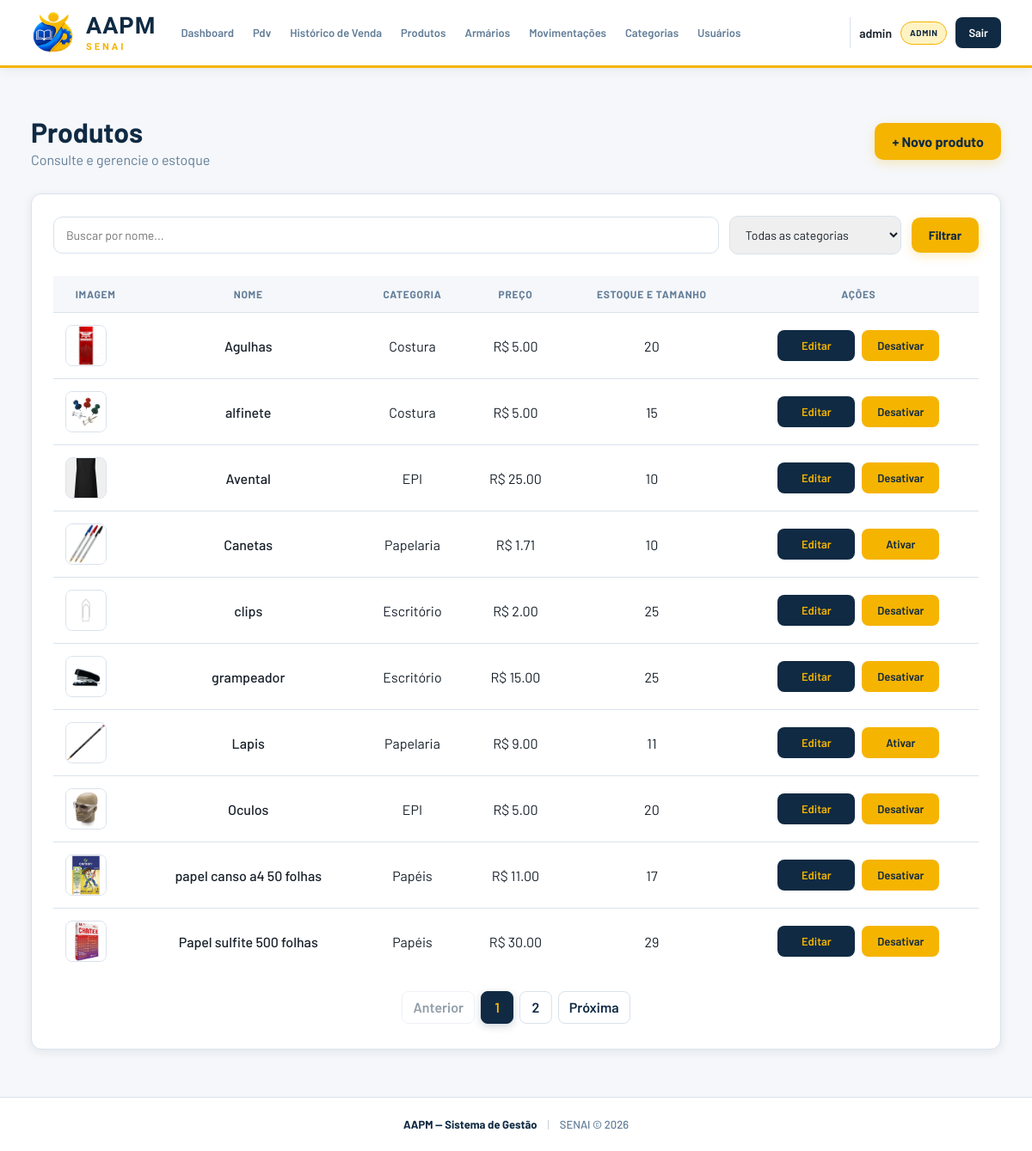
/produtos/ (signed in), run on an earlier commit of the app's database.
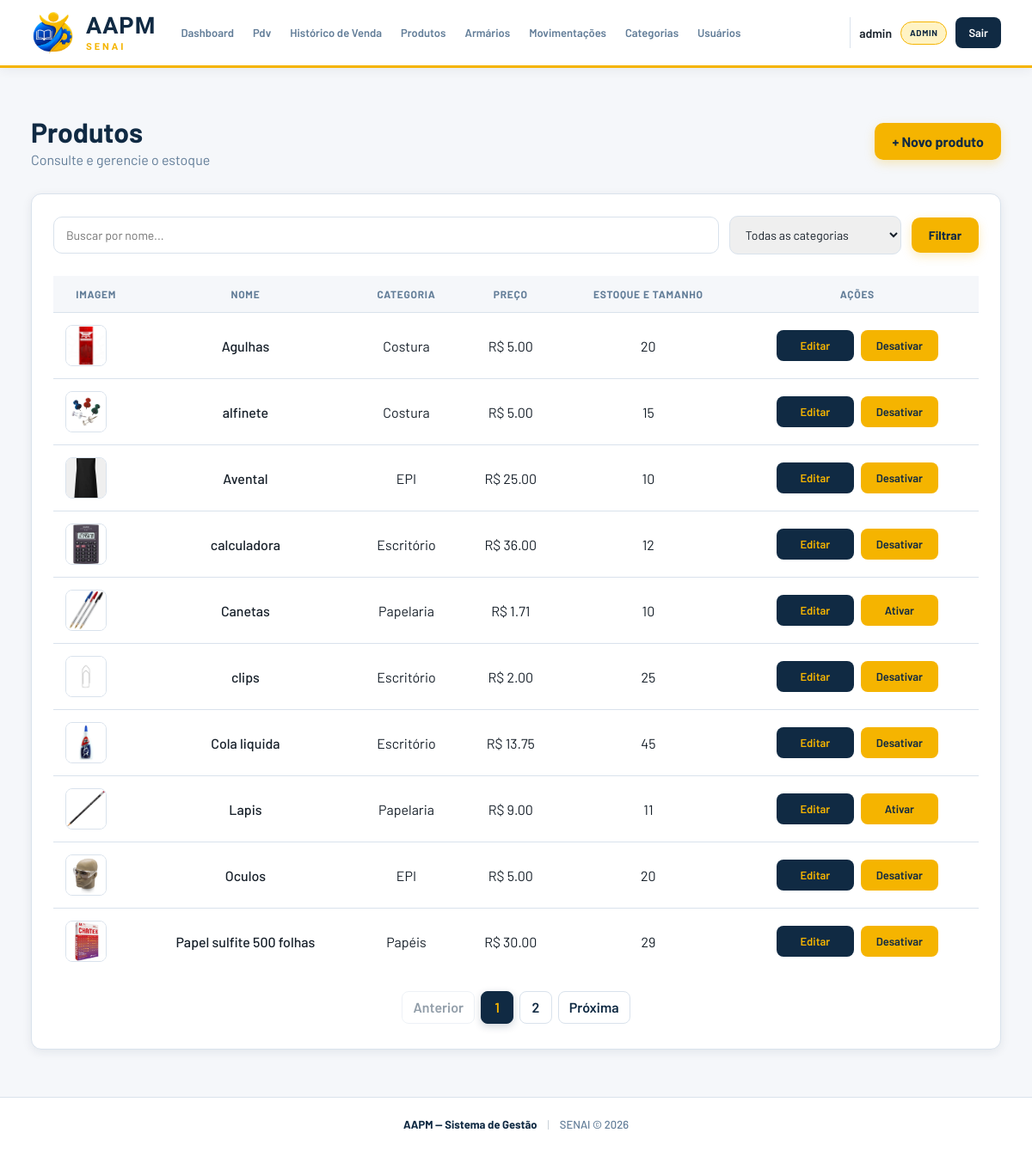
And on a later commit of the database.
### app/models/produto.py (models this page shows, shortened)
class Produto(Base):
    __tablename__ = "produtos"
    id = Column(Integer, primary_key=True, autoincrement=True, index=True)
    nome = Column(String(150), nullable=False, index=True)
    preco = Column(Float, nullable=False, default=0.0)
    estoque_atual = Column(Integer, nullable=False, default=0)
    ativo = Column(Boolean, default=True)
    imagem_path = Column(String(255), nullable=True)
    categoria_id = Column(Integer, ForeignKey("categorias.id", ondelete="SET NULL"), nullable=True)
    categoria = relationship("Categoria", back_populates="produtos")
    tamanhos  = relationship("ProdutoTamanho", back_populates="produto", cascade="all, delete-orphan")

### app/models/categoria.py (models this page shows)
class Categoria(Base):
    __tablename__ = "categorias"
    id = Column(Integer, primary_key=True,autoincrement=True, index=True)
    nome = Column(String(100), nullable=False, unique=True)
    ativo = Column(Boolean, default=True)
    produtos = relationship("Produto", back_populates="categoria", lazy="select")

### app/controllers/produto_controller.py (the view)
@router.get("/")
def listar_produtos(
    request: Request,
    busca: str = "",
    categoria_id: int = 0,
    page: int = 1,
    db: Session = Depends(get_db),
    usuario = Depends(get_usuario_logado)
):
    query = db.query(Produto)
    if usuario['role'] != 'admin':
        query = query.filter(Produto.ativo == True)
    if busca:
        query = query.filter(Produto.nome.ilike(f"%{busca}%"))
    if categoria_id:
        query = query.filter(Produto.categoria_id == categoria_id)
    produtos, pagination = paginate(query.order_by(Produto.nome), page)
    categorias = db.query(Categoria).filter(Categoria.ativo == True).all()
    return templates.TemplateResponse(
        request,
        "produtos/index.html",
        {
            "request":      request,
            "usuario":      usuario,
            "produtos":     produtos,
            "categorias":   categorias,
            "pagination":   pagination,
            "busca":        busca,
            "categoria_id": categoria_id,
        }
    )

### app/templates/produtos/index.html (shortened to what this page needs)
{% extends "base.html" %}
{% block extra_css %}
<link rel="stylesheet" href="/static/css/pro-index.css">
<link rel="stylesheet" href="/static/css/list-filter.css?v=1">
{% endblock %}
{% block conteudo %}
<div class="page-header">
  <div>
    <h1 class="page-title">Produtos</h1>
    <p class="page-subtitle">Consulte e gerencie o estoque</p>
  </div>
  {% if usuario['role'] == 'admin' %}
  <a href="/produtos/novo" class="btn-primary">+ Novo produto</a>
  {% endif %}
</div>
<div class="card">
  <form method="get" action="/produtos" class="list-filter">
    <input type="text" name="busca" class="form-input list-filter__search" placeholder="Buscar por nome..." value="{{ busca }}">
    <select name="categoria_id" class="form-input form-select list-filter__select">
      <option value="0">Todas as categorias</option>
    </select>
    <button type="submit" class="btn-primary">
      Filtrar
    </button>
  </form>
  <div class="table-wrapper">
    <table class="table">
      <thead>
        <tr>
          <th>Imagem</th>
          <th>Nome</th>
          <th>Categoria</th>
          <th>Preço</th>
          <th>Estoque e Tamanho</th>
          {% if usuario['role'] == 'admin' %}
          <th>Ações</th>
          {% endif %}
        </tr>
      </thead>
      <tbody>
        {% for p in produtos | sort(attribute='nome', case_sensitive=false) %}
        <tr>
          <td>
            <img src="{{ url_for('static', path=p.imagem_path if p.imagem_path else 'img/sem-foto.png') }}"
              alt="{{ p.nome }}" width="48" height="48">
          </td>
          <td class="produto-nome">
            {{ p.nome }}
          </td>
          <td>
            {{ p.categoria.nome if p.categoria else "—" }}
          </td>
          <td>
            R$ {{ "%.2f"|format(p.preco) }}
          </td>
          <td class="estoque-produto">
            {% if p.tamanhos %}
            <button type="button" class="btn-table" onclick="abrirTamanhos({{ p.id }})">
              Ver tamanhos
            </button>
            <div id="tamanhos-{{ p.id }}" class="produto-tamanhos" style="display:none">
              {% for t in p.tamanhos %}
              <div class="tamanho-info">
                <strong>
                  {{ t.tamanho }}
                </strong>
                <span class="tamanho-estoque">
                  {{ t.estoque }} un.
                </span>
              </div>
              {% endfor %}
            </div>
            {% else %}
            {{ p.estoque_atual }}
            {% endif %}
          </td>
          {% if usuario['role'] == 'admin' %}
          <td class="td-actions">
            <div class="actions-group">
              <a href="/produtos/{{ p.id }}/editar" class="btn-table">
                Editar
              </a>
              <form action="/produtos/{{ p.id }}/desativar" method="post" data-confirm-form data-confirm-title="Tem certeza?" data-confirm-message="Tem certeza que deseja {{ 'desativar' if p.ativo else 'ativar' }} este produto?" data-confirm-label="{{ 'Desativar' if p.ativo else 'Ativar' }}">
                <button type="submit" class="btn-table btn-table--warn">
                  {% if p.ativo %}
                  Desativar
                  {% else %}
                  Ativar
                  {% endif %}
                </button>
              </form>
            </div>
          </td>
          {% endif %}
        </tr>
        {% endfor %}
      </tbody>
    </table>
    {% include "paginacao/index.html" %}
  </div>
</div>
{% endblock %}

What changed in the data, as far as the page shows it:
no longer on this page (row unchanged): Produto: imagem_path (picture), nome "grampeador", categoria "Escritório", preco "15.00", estoque_atual "25", ativo "Desativar"
no longer on this page (row unchanged): Produto: imagem_path (picture), nome "papel canso a4 50 folhas", categoria "Papéis", preco "11.00", estoque_atual "17", ativo "Desativar"
now on this page (row edited): Produto: imagem_path (picture), nome "calculadora", categoria "Escritório", preco "36.00", estoque_atual "12", ativo "Desativar"
now on this page (row edited): Produto: imagem_path (picture), nome "Cola liquida", categoria "Escritório", preco "13.75", estoque_atual "45", ativo "Desativar"
